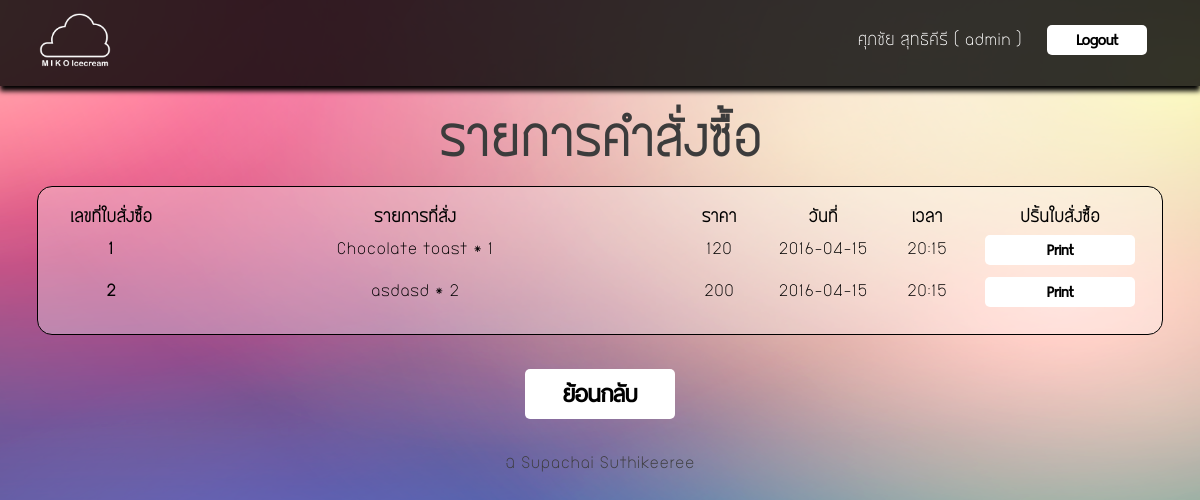
The page /receipt_show.php (signed in) on the database its author committed.
### tables this page shows
CREATE TABLE `receipt` (
  `Receipt_id` int(10) NOT NULL,
  `Receipt_pro` varchar(1000) NOT NULL,
  `Receipt_price` float NOT NULL,
  `Receipt_date` varchar(10) default NULL,
  `Receipt_time` varchar(10) default NULL,
  PRIMARY KEY  (`Receipt_id`)
);

### receipt_show.php (the view, shortened to what this page needs)
<link rel="stylesheet" type="text/css" href="mystyle-main.css">
<head><meta charset="UTF-8">
</head>
<body>
		<table border="0" id="top-menu" >
		<tr><td width="100px">
			<div style="padding-left:30px; padding-top:10px;">
			<a href="main.php"><img src="images/cloud1.png" width="" height="70" border="0" alt="" ></a></td>
			<td align="right">
					<div style="padding-right:50px; padding-top:10px;">
					<form method="post" action="index.php">
					<font size="" color="#ffffff" ><?php
					 echo $_SESSION[fullname] . " ( ".$_SESSION[username]. " )";
					?></font>
					&nbsp;&nbsp;	<input type="submit" value="Logout" id="button2">
					</form>
					</div>
			</td>
		</tr>
		</table>
<center>
<br><br>
			<font size="30px" color="#3c3c3c"><strong>รายการคำสั่งซื้อ</strong></font>
			<br><br>
<table border="0" id="table2">
<tr>
	<th width="100px">เลขที่ใบสั่งซื้อ</th>
	<th width="500px">รายการที่สั่ง</th>
	<th width="100px">ราคา</th>
	<th width="100px">วันที่</th>
	<th width="100px">เวลา</th>
	<th width="100px">ปริ้นใบสั่งซื้อ</th>
</tr>
<?php
 $sql="select * from receipt";
$result=mysql_query($sql);
while($row=mysql_fetch_array($result)){
?>
<tr>
	<th><?=$row[Receipt_id]?></th>
	<td><center><?=$row[Receipt_pro]?></td>
	<td><center><?=$row[Receipt_price]?></td>
	<td><center><?=$row[Receipt_date]?></td>
	<td><center><?=$row[Receipt_time]?></td>
	<td><center><input type="button" value="Print" onclick="printorder('<?=$row[Receipt_id]?>')" id="button3"></td>
</tr>
<?php } ?>
</table>
<br><br>
<input type="button" value="ย้อนกลับ" onclick="window.location='main.php'" id="button4">
<br><br><br>
			<table id="footer" border="0" width="100%">
				<tr>
					<td align="center"><font size="" color="#3c3c3c" >&copy; Supachai Suthikeeree</font></td>
				</tr>
				</table>

### mystyle-main.css (style rules this page uses)
body { background-image: url("images/blurred-background.png"); background-repeat: no-repeat; background-position: right top; background-attachment: fixed; background-size:cover; padding:0; margin:0; font-family: bangna-new; }
#footer { bottom:0; }
#button2 { -webkit-border-radius: 5px; -moz-border-radius: 5px; border-radius: 5px; background-color: #ffffff; border: 0px solid #ffffff; outline:3; height:30px; width: 100px; font-family: button1; font-size:20px; font-weight: bold; }
#button3 { -webkit-border-radius: 5px; -moz-border-radius: 5px; border-radius: 5px; background-color: #ffffff; border: 0px solid #ffffff; outline:3; height:30px; width: 150px; font-family: button1; font-size:20px; font-weight: bold; }
#button4 { -webkit-border-radius: 5px; -moz-border-radius: 5px; border-radius: 5px; background-color: #ffffff; border: 0px solid #ffffff; outline:3; height:50px; width: 150px; font-family: button1; font-size:30px; font-weight: bold; }
#table2 { background-color:rgba(255, 255, 255, 0.3); border-radius:15px; padding:20px; border:1px solid black; }
#table2 td { padding:5px; }
img { border-radius:10px; }
#top-menu { width:100%; height:10px; background-color:rgba(0, 0, 0, 0.8); padding:50px 20px 20px -50px; box-shadow:0px 5px 5px #000000; }

### rows shown on the page
receipt: Receipt_id "1", Receipt_pro "Chocolate toast * 1", Receipt_price "120", Receipt_date "2016-04-15", Receipt_time "20:15"
receipt: Receipt_id "2", Receipt_pro "asdasd * 2", Receipt_price "200", Receipt_date "2016-04-15", Receipt_time "20:15"

### other values the page prints
$_SESSION[fullname] "ศุภชัย สุทธิคีรี"
$_SESSION[username] "admin"
